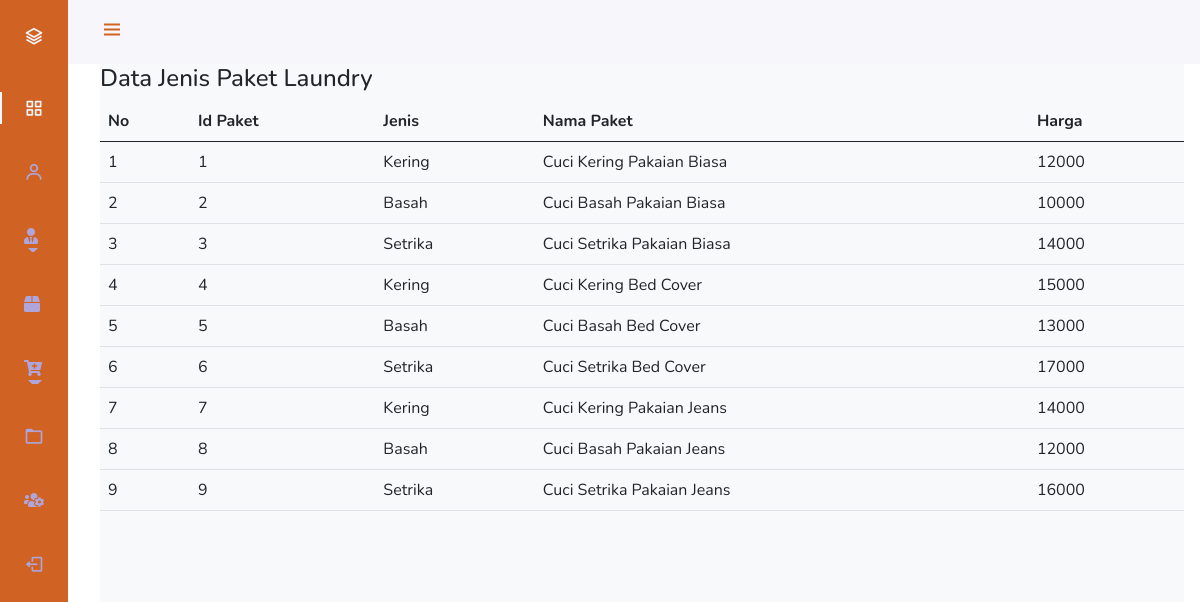
The app's page /admin/jenis_paket.php with its own data.
### tables this page shows
CREATE TABLE `paket` (
  `id_paket` int(11) NOT NULL,
  `jenis` varchar(30) NOT NULL,
  `nama_paket` varchar(100) NOT NULL,
  `harga_paket` int(11) NOT NULL,
  `quantity` int(11) NOT NULL
);

### admin/jenis_paket.php (the view, shortened to what this page needs)
<!doctype html>
<html lang="en">
  <head>
    <link rel="stylesheet" href="https://cdn.jsdelivr.net/npm/bootstrap@5.0.2/dist/css/bootstrap.min.css">
    <link rel="stylesheet" href="css/admin.css">
	<link rel="stylesheet" href="https://cdn.jsdelivr.net/npm/boxicons@latest/css/boxicons.min.css">
	<link rel="stylesheet" href="https://use.fontawesome.com/releases/v5.7.2/css/all.css">
  </head>
  <body id="body-pd">
  <header class="header" id="header">
        <div class="header_toggle"> <i class='bx bx-menu' id="header-toggle"></i> </div>
        <div class="header_img"> <img src="https://i.imgur.com/hczKIze.jpg" alt=""> </div>
    </header>
    <div class="l-navbar" id="nav-bar">
        <nav class="nav">
            <div> <a href="#" class="nav_logo"> <i class='bx bx-layer nav_logo-icon'></i> <span class="nav_logo-name">BBBootstrap</span> </a>
                <div class="nav_list"> <a href="halaman_admin.php" class="nav_link active"> <i class='bx bx-grid-alt nav_icon'></i> <span class="nav_name">Dashboard</span> </a>
			        	<a href="customer.php" class="nav_link"> <i class='bx bx-user nav_icon'></i> <span class="nav_name">Pengguna</span> </a>
                <li class="nav-item dropdown">
                <a  class="nav_link dropdown-toggle" data-bs-toggle="dropdown" role="button" aria-expanded="false"> <i class="fas fa-user-tie"></i> <span class="nav_name">Membership</span> </a>
                </li>
                <a href="jenis_paket.php" class="nav_link"> <i class="fas fa-box"></i> <span class="nav_name">Paket Laundry</span> </a>
                <li class="nav-item dropdown">
                <a  class="nav_link dropdown-toggle" data-bs-toggle="dropdown" role="button" aria-expanded="false"> <i class="fas fa-cart-plus"></i> <span class="nav_name">Pembelian</span> </a>
                </li>
                <a href="pemesanan.php" class="nav_link"> <i class='bx bx-folder nav_icon'></i> <span class="nav_name">Pemesanan</span> </a>
                <a href="pegawai.php" class="nav_link">  <i class="fas fa-users-cog"></i> <span class="nav_name">Pegawai</span> </a>
            </div> <a href="/logout.php" class="nav_link"> <i class='bx bx-log-out nav_icon'></i> <span class="nav_name">SignOut</span> </a>
        </nav>
    </div>
    <div class="height-100 bg-light">
    <h4>Data Jenis Paket Laundry</h4>
    <div class="table-responsive">
        <table class="table">
  <thead>
    <tr>
      <th scope="col">No</th>
      <th scope="col">Id Paket</th>
      <th scope="col">Jenis</th>
      <th scope="col">Nama Paket</th>
      <th scope="col">Harga</th>
    </tr>
  </thead>
    <?php
include "../config.php";
$no=1;
$ambil= mysqli_query($connect, "select * from paket ");
while($tampil = mysqli_fetch_array($ambil)){
    ?>
    <tr>
        <td><?php echo $no++; ?></td>
        <td><?php echo $tampil['id_paket']; ?></td>
        <td><?php echo $tampil['jenis']; ?></td>
        <td><?php echo $tampil['nama_paket']; ?></td>
        <td><?php echo $tampil['harga_paket']; ?></td>
    </tr>
<?php
}
    ?>
    </table>
    </div>
    </div>
  </body>
</html>

### admin/css/admin.css (style rules this page uses)
:root { --header-height: 3rem; --nav-width: 68px; --first-color: #D06224; --first-color-light: #AFA5D9; --white-color: #F7F6FB; --body-font: 'Nunito', sans-serif; --normal-font-size: 1rem; --z-fixed: 100 }
body { position: relative; margin: var(--header-height) 0 0 0; padding: 0 1rem; font-family: var(--body-font); font-size: var(--normal-font-size); transition: .5s }
a { text-decoration: none }
.header { width: 100%; height: var(--header-height); position: fixed; top: 0; left: 0; display: flex; align-items: center; justify-content: space-between; padding: 0 1rem; background-color: var(--white-color); z-index: var(--z-fixed); transition: .5s }
.header_toggle { color: var(--first-color); font-size: 1.5rem; cursor: pointer }
.header_img { width: 35px; height: 35px; display: flex; justify-content: center; border-radius: 50%; overflow: hidden }
.header_img img { width: 40px }
.l-navbar { position: fixed; top: 0; left: -30%; width: var(--nav-width); height: 100vh; background-color: var(--first-color); padding: .5rem 1rem 0 0; transition: .5s; z-index: var(--z-fixed) }
.nav { height: 100%; display: flex; flex-direction: column; justify-content: space-between; overflow: hidden }
.nav_logo, .nav_link { display: grid; grid-template-columns: max-content max-content; align-items: center; column-gap: 1rem; padding: .5rem 0 .5rem 1.5rem }
.nav_logo { margin-bottom: 2rem }
.nav_logo-icon { font-size: 1.25rem; color: var(--white-color) }
.nav_link { position: relative; color: var(--first-color-light); margin-bottom: 1.5rem; transition: .3s }
.nav_icon { font-size: 1.25rem }
.active { color: var(--white-color) }
.active::before { content: ''; position: absolute; left: 0; width: 2px; height: 32px; background-color: var(--white-color) }
.height-100 { height: 100vh }
@media screen and (min-width: 768px) { body { margin: calc(var(--header-height) + 1rem) 0 0 0; padding-left: calc(var(--nav-width) + 2rem) } }
@media screen and (min-width: 768px) { .header { height: calc(var(--header-height) + 1rem); padding: 0 2rem 0 calc(var(--nav-width) + 2rem) } }
@media screen and (min-width: 768px) { .header_img { width: 40px; height: 40px } }
@media screen and (min-width: 768px) { .header_img img { width: 45px } }
@media screen and (min-width: 768px) { .l-navbar { left: 0; padding: 1rem 1rem 0 0 } }

### records on screen
paket: id_paket "1", jenis "Kering", nama_paket "Cuci Kering Pakaian Biasa", harga_paket "12000"
paket: id_paket "2", jenis "Basah", nama_paket "Cuci Basah Pakaian Biasa", harga_paket "10000"
paket: id_paket "3", jenis "Setrika", nama_paket "Cuci Setrika Pakaian Biasa", harga_paket "14000"
paket: id_paket "4", jenis "Kering", nama_paket "Cuci Kering Bed Cover", harga_paket "15000"
paket: id_paket "5", jenis "Basah", nama_paket "Cuci Basah Bed Cover", harga_paket "13000"
paket: id_paket "6", jenis "Setrika", nama_paket "Cuci Setrika Bed Cover", harga_paket "17000"
paket: id_paket "7", jenis "Kering", nama_paket "Cuci Kering Pakaian Jeans", harga_paket "14000"
paket: id_paket "8", jenis "Basah", nama_paket "Cuci Basah Pakaian Jeans", harga_paket "12000"
paket: id_paket "9", jenis "Setrika", nama_paket "Cuci Setrika Pakaian Jeans", harga_paket "16000"
